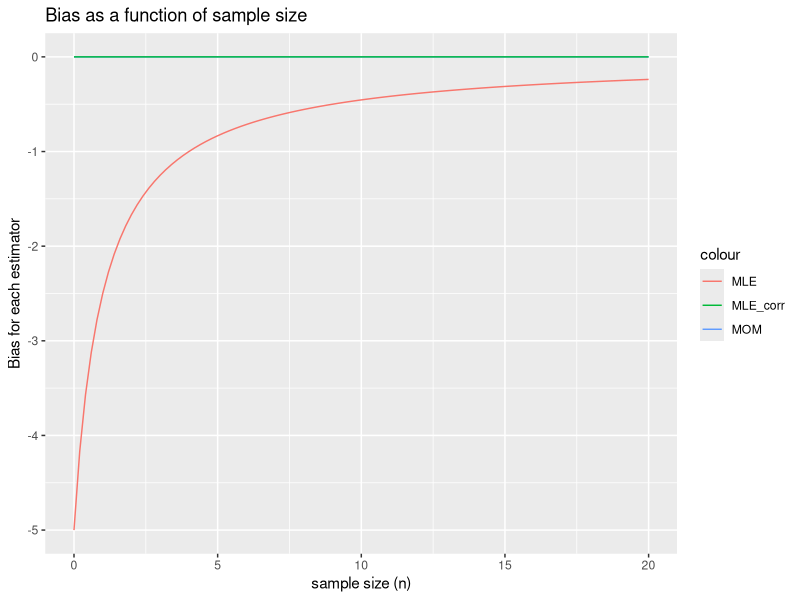
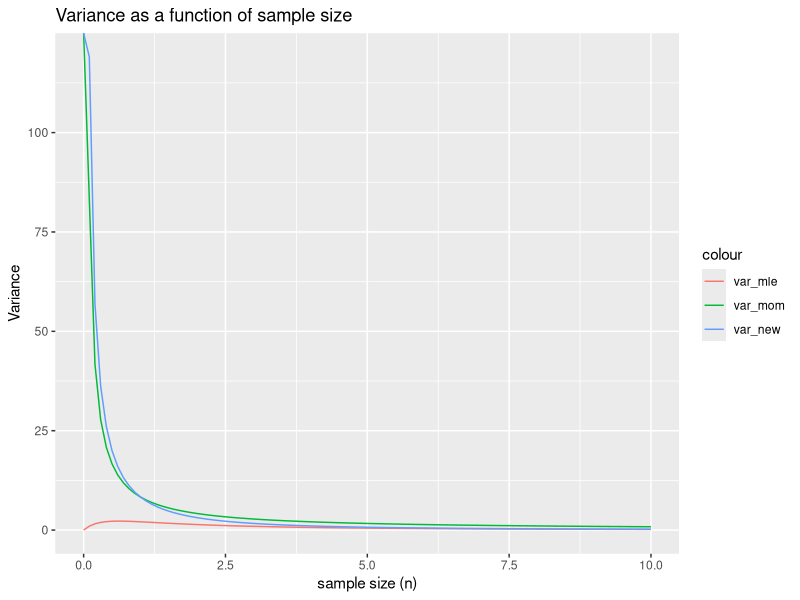
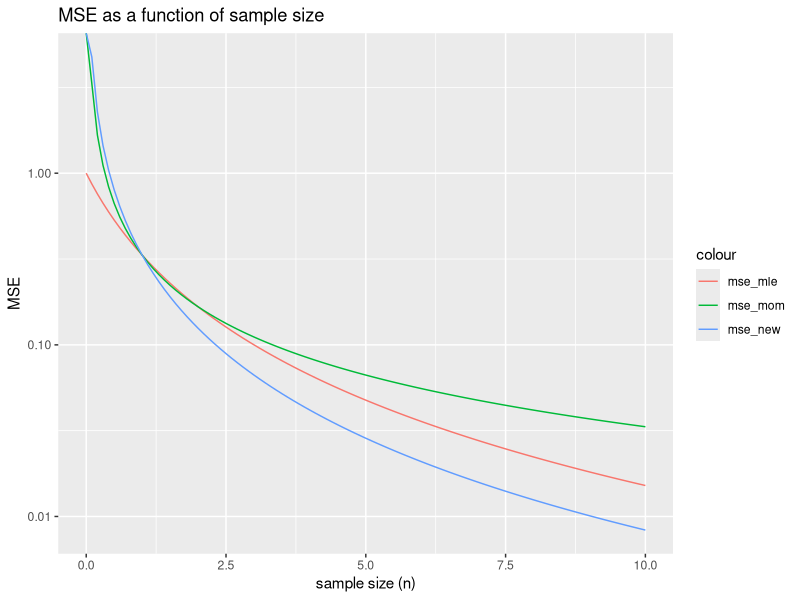
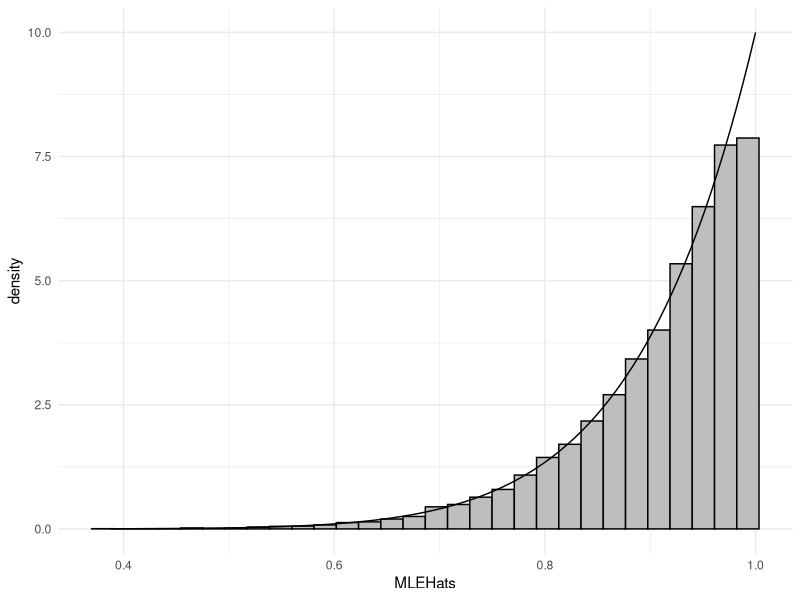
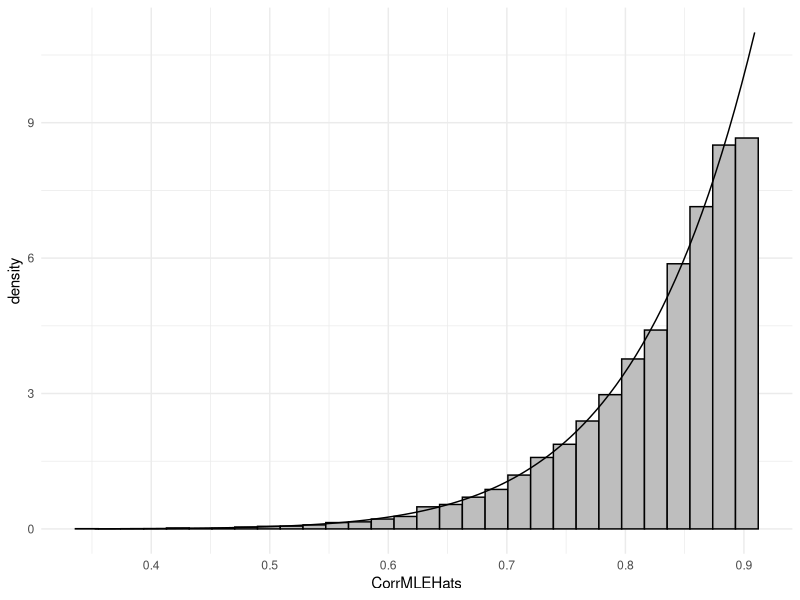
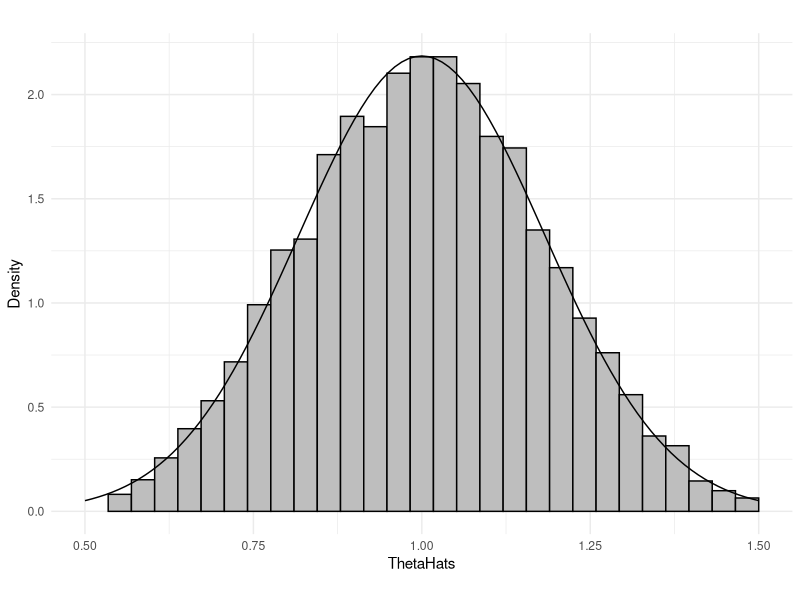

These figures' R source, in order:
## ---- chunk 1
knitr::opts_chunk$set(echo = TRUE)
library(tidyverse)
## ---- chunk 2
theta <- 5
MLE <- function(n){-theta/(n+1)}
MOM <- function(n){0}
MLE_corr <- function(n){0}
ggplot(data.frame(x=c(0,20)), aes(x=x))+
  stat_function(aes(color = "MLE"),
                fun = MLE) +
 stat_function(aes(color = "MOM"),
                fun = MOM) +
  stat_function(aes(color = "MLE_corr"),
                fun = MLE_corr)+
 ggtitle("Bias as a function of sample size") +
  labs(y="Bias for each estimator", x = "sample size (n)")
## ---- chunk 3
theta <- 5
var_mle <- function(n){(n*theta^2)/((n+1)^2*(n+2))}
var_mom <- function(n){theta^2/(3*n)}
var_new<- function(n){theta^2/(n*(n+2))}
ggplot(data.frame(x=c(0,10)), aes(x=x))+
  stat_function(aes(color = "var_mle"),
                fun = var_mle) +
 stat_function(aes(color = "var_mom"),
                fun = var_mom) +
  stat_function(aes(color = "var_new"),
                fun = var_new) +
   ggtitle("Variance as a function of sample size") +
  labs(y="Variance", x = "sample size (n)")
## ---- chunk 4
theta <- 1
mse_mle <- function(n){(2*theta^2)/((n+1)*(n+2))}
mse_mom <- function(n){theta^2/(3*n)}
mse_new<- function(n){theta^2/(n*(n+2))}
ggplot(data.frame(x=c(0,10)), aes(x=x))+
  stat_function(aes(color = "mse_mle"),
                fun = mse_mle) +
 stat_function(aes(color = "mse_mom"),
                fun = mse_mom) +
  stat_function(aes(color = "mse_new"),
                fun = mse_new)+
  scale_y_log10() +
  ggtitle("MSE as a function of sample size") +
  labs(y="MSE", x = "sample size (n)")
## ---- chunk 5
it <- 10000
n <- 10
set.seed(420)
{{ThetaHats <- rep(NA, 50000)}}
{{MLEHats <- rep(NA, 50000)}}
c <- n/(n+1)
for (i in 1:it) {
  x <- runif(n = n, 0, theta)
  ThetaHats[i] <- 2*mean(x)
  MLEHats[i] <- max(x)
}
CorrMLEHats <- MLEHats * c
## ---- chunk 6
#Use PDF of sampling distribution
pdf_MLE <- function(x){(n/theta) * (x/theta)^(n-1)}
#Plot histogram using generated estimators, and density curve of PDF
ggplot(data.frame(MLEHats), aes(MLEHats)) +
  geom_histogram(aes(y =..density..), fill = "grey", color = "black") +
  stat_function(fun = pdf_MLE) +
  theme(panel.border = element_blank(),
        axis.line.y = element_blank(),
        axis.ticks.y = element_blank(),
        axis.text.y = element_blank()) +
  theme_minimal()
## ---- chunk 7
#Use PDF of sampling distribution
pdf_CorrMLE <- function(x){((n+1)/theta)^n * (x/n)^(n-1)}
#Plot histogram using generated estimators, and density curve of PDF
ggplot(data.frame(CorrMLEHats), aes(CorrMLEHats)) +
  geom_histogram(aes(y =..density..), fill = "grey", color = "black") +
  stat_function(fun = pdf_CorrMLE) +
  theme(panel.border = element_blank(),
        axis.line.y = element_blank(),
        axis.ticks.y = element_blank(),
        axis.text.y = element_blank()) +
  theme_minimal()
## ---- chunk 8
#Set up normal distribution parameters for sampling distribution
sigma <- theta/sqrt(3*n)
#Plot histogram using generated estimators, and density of normal approx. of sampling distribution.
ggplot(data.frame(ThetaHats), aes(ThetaHats)) +
  geom_histogram(aes(y =..density..),
                 fill = "grey", color = "black") +
    stat_function(fun = dnorm, args = list(mean = theta, sd = sigma)) +
    theme(panel.border = element_blank(),
        axis.line.y = element_blank(),
        axis.ticks.y = element_blank(),
        axis.text.y = element_blank()) + theme_minimal() +
    labs(title = "",
         caption = "",
         y = "Density") +
    xlim(theta - 0.5, theta + 0.5)
